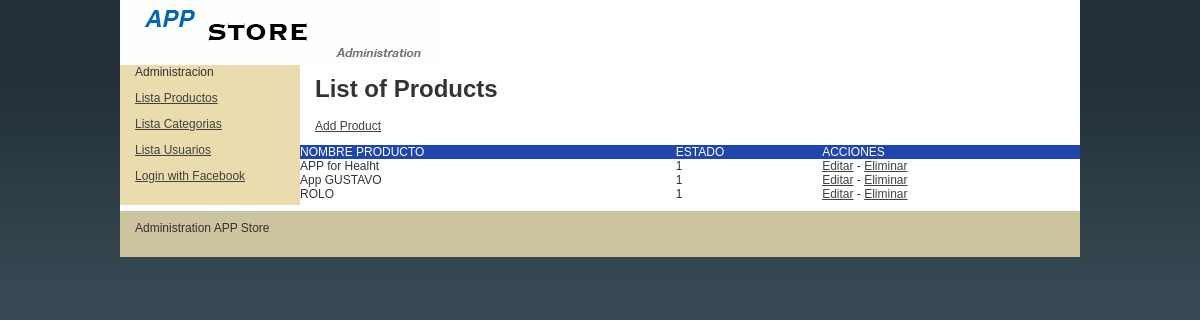
The page /admin/productos_lista.php on the database its author committed.
### tables this page shows
CREATE TABLE `tblproducto` (
  `idProducto` int(11) NOT NULL,
  `strNombre` varchar(100) NOT NULL,
  `strSEO` varchar(100) NOT NULL,
  `dblPrecio` decimal(2,0) NOT NULL,
  `intEstado` int(11) NOT NULL,
  `intCategoria` int(11) NOT NULL,
  `strImagen` varchar(50) NOT NULL
);

### admin/productos_lista.php (the view, shortened to what this page needs)
<?php require_once('../Connections/conexionzapatos.php'); ?>
<?php
$maxRows_Recordset1 = 10;
$pageNum_Recordset1 = 0;
$startRow_Recordset1 = $pageNum_Recordset1 * $maxRows_Recordset1;
$query_Recordset1 = "SELECT * FROM tblproducto ORDER BY tblproducto.strNombre ASC";
$query_limit_Recordset1 = sprintf("%s LIMIT %d, %d", $query_Recordset1, $startRow_Recordset1, $maxRows_Recordset1);
$Recordset1 = mysql_query($query_limit_Recordset1, $conexionzapatos) or die(mysql_error());
$row_Recordset1 = mysql_fetch_assoc($Recordset1);
$query_Recordset2 = "SELECT * FROM tblproducto ORDER BY tblproducto.strNombre ASC";
$Recordset2 = mysql_query($query_Recordset2, $conexionzapatos) or die(mysql_error());
?>
<!DOCTYPE html PUBLIC "-//W3C//DTD XHTML 1.0 Transitional//EN" "http://www.w3.org/TR/xhtml1/DTD/xhtml1-transitional.dtd">
<html xmlns="http://www.w3.org/1999/xhtml">
<head>
<link href="../estilo/twoColFixLtHdr.css" rel="stylesheet" type="text/css" />
</head>
<body>
<div class="container">
  <div class="header"><img src="../images/logo.jpg" width="318" height="65" alt="Administracion" />
   </div>
  <div class="sidebar1">
<?php include("../includes/cabeceraadmin.php");
?>
    </div>
  <div class="content">
    <h1>List of Products</h1>
    <p><a href="productos_add.php">Add Product</a></p>
   <table width="100%" border="0" cellspacing="0" cellpadding="0">
  <tr class="tablaprincipal">
    <td  >Nombre Producto</td>
    <td  >Estado</td>
    <td  >Acciones</td>
  </tr>
  <?php do { ?>
  <tr class="brillo">
    <td><?php echo $row_Recordset1['strNombre']; ?></td>
    <td><?php echo $row_Recordset1['intEstado']; ?></td>
    <td><a href="productos_edit.php?recordID=<?php echo $row_Recordset1['idProducto']; ?>">Editar</a> - <a href="productos_delete.php?recordID=<?php echo $row_Recordset1['idProducto']; ?>">Eliminar</a></td>
  </tr>
  <?php } while ($row_Recordset1 = mysql_fetch_assoc($Recordset1)); ?>
   </table>
    </div>
  <div class="footer">
    <p>Administration APP Store</p>
    </div>
  </div>
</body>
</html>

### estilo/twoColFixLtHdr.css (style rules this page uses)
body { margin: 0; padding: 0; font-family: Tahoma, Geneva, sans-serif; font-size: 12px; color: #333; background-image: url(../images/cursos.png); background-repeat: repeat-x; }
h1, h2, h3, h4, h5, h6, p { margin-top: 0; padding-right: 15px; padding-left: 15px; }
a:link { color: #42413C; text-decoration: underline; }
.container { width: 960px; background: #FFF; margin: 0 auto; }
.header { background-color: #FFFFFF; }
.sidebar1 { float: left; width: 180px; background: #EADCAE; padding-bottom: 10px; }
.content { padding: 10px 0; width: 780px; float: left; }
.footer { padding: 10px 0; background: #CCC49F; position: relative; clear: both; }
.tablaprincipal { text-transform: uppercase; color: #FFF; background-color: #2046AC; }

### rows shown on the page
tblproducto: strNombre "APP for Healht", intEstado "1"
tblproducto: strNombre "App GUSTAVO", intEstado "1"
tblproducto: strNombre "ROLO", intEstado "1"
